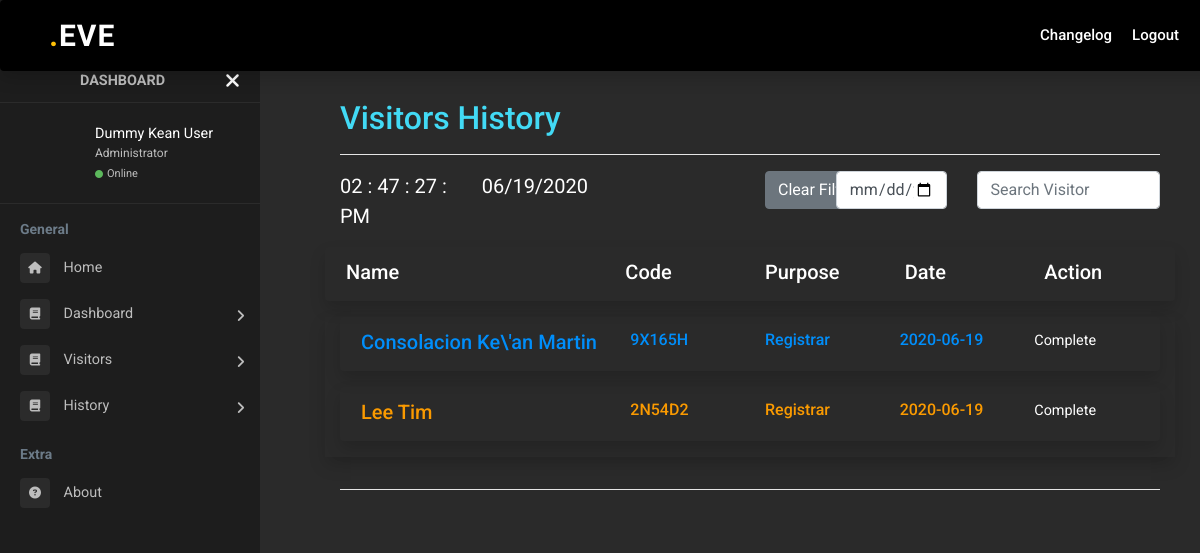
The app's page /eve/module-admin/admin-security/admin-security-visitors-history.php (signed in) with its own data.
### tables this page shows
CREATE TABLE `user_school_visit` (
  `id` int(50) NOT NULL,
  `username` varchar(50) NOT NULL,
  `firstName` varchar(50) NOT NULL,
  `middleName` varchar(50) NOT NULL,
  `lastName` varchar(50) NOT NULL,
  `email` varchar(50) NOT NULL,
  `dateOfVisit` date NOT NULL,
  `purpose` varchar(80) NOT NULL,
  `personToMeet` varchar(50) NOT NULL,
  `idType` varchar(50) NOT NULL,
  `contactNumber` varchar(11) NOT NULL,
  `guestcode` varchar(6) NOT NULL,
  `checkIn` date NOT NULL,
  `checkOut` date NOT NULL,
  `status` varchar(10) DEFAULT 'pending'
);

CREATE TABLE `guest_register` (
  `id` int(11) NOT NULL,
  `firstname` varchar(50) NOT NULL,
  `middlename` varchar(50) NOT NULL,
  `lastname` varchar(50) NOT NULL,
  `email` varchar(255) NOT NULL,
  `date` date NOT NULL,
  `purpose` varchar(50) NOT NULL,
  `personToMeet` varchar(50) NOT NULL,
  `idgiven` varchar(20) NOT NULL,
  `contactnum` varchar(11) NOT NULL,
  `guestcode` varchar(6) NOT NULL,
  `status` varchar(10) NOT NULL DEFAULT 'pending'
);

### eve/module-admin/admin-security/admin-security-visitors-history.php (called while the page is built, shortened)
<?php
  require_once 'admin-view/header/header-welcome-login.php';
  require_once 'admin-view/navbar/navbar-admin.php';
  require_once 'admin-view/sidebar/sidebar-admin.php';
  require_once 'admin-view/content/content-admin-security-visitors-history.php';
  require_once 'admin-view/footer/footer-main.php';
 ?>

### eve/module-admin/admin-security/admin-security-process/process-history.php (the view, shortened to what this page needs)
<?php
  function getListing(){
    @include('../../library-process/connection.php');
    $query = 'SELECT * FROM user_school_visit WHERE status = ? AND dateOfVisit = ?';
    $pStatement = $conn->prepare($query);
    $param = 'complete';
    $param2 = date('Y-m-d');
    $pStatement->bind_param('ss', $param, $param2);
    $pStatement->execute();
    $result = $pStatement->get_result();
    while($row = $result->fetch_assoc()){
      $action = null;
      if($row['status'] == 'checkedIn' || $row['status'] == 'complete')
        $action = 'Complete';
      else {
        $action = '<a href="admin-security-dashboard.php?onCheckIn='.$row['guestcode'].'&type=student" class="btn btn-secondary" style="margin-right:5px ">Check-In</a>';
      }
      echo '<div class="alert alert-shadow flex-column align-items-start shadow" role="alert">
              <div class="row">
                <div class="col-4">
                  <h5 class="mb-1" style=\'color:#008efa\'>'.$row['lastName'].' '.$row['firstName'].'</h5>
                </div>
                <div class="col-2">
                   <h6 style=\'color:#008efa\'>'.$row['guestcode'].'</h6>
                </div>
                <div class="col-2">
                  <h6 style=\'color:#008efa\'>'.$row['purpose'].'</h6>
                </div>
                <div class="col-2">
                  <h6 style=\'color:#008efa\'>'.$row['dateOfVisit'].'</h6>
                </div>
                <div class="col-1">
                  '.$action.'
                </div>
                <div class="col-1">
                </div>
              </div>
            </div>';
    }
    $query = 'SELECT * FROM guest_register WHERE status = ? AND date = ?';
    $pStatement = $conn->prepare($query);
    $param = 'complete';
    $param2 = date('Y-m-d');
    $pStatement->bind_param('ss', $param, $param2);
    $pStatement->execute();
    $result = $pStatement->get_result();
    while($row = $result->fetch_assoc()){
      $action = null;
      if($row['status'] == 'checkedIn' || $row['status'] == 'complete')
        $action = 'Complete';
      else {
        $action = '<a href="admin-security-dashboard.php?onCheckIn='.$row['guestcode'].'&type=guest" class="btn btn-secondary" style="margin-right:5px ">Check-In</a>';
      }
      echo '<div class="alert alert-shadow flex-column align-items-start shadow" role="alert">
              <div class="row">
                <div class="col-4">
                  <h5 class="mb-1" style=\'color:#fa9a00\'>'.$row['lastname'].' '.$row['firstname'].'</h5>
                </div>
                <div class="col-2">
                   <h6 style=\'color:#fa9a00\'>'.$row['guestcode'].'</h6>
                </div>
                <div class="col-2">
                  <h6 style=\'color:#fa9a00\'>'.$row['purpose'].'</h6>
                </div>
                <div class="col-2">
                  <h6 style=\'color:#fa9a00\'>'.$row['date'].'</h6>
                </div>
                <div class="col-1">
                  '.$action.'
                </div>
                <div class="col-1">
                </div>
              </div>
            </div>';
    }
  }
 ?>

### eve/module-admin/admin-event/admin-css/admin.css (style rules this page uses)
body { background-color: #2a2a2a; font-family: 'Roboto', sans-serif; color: white; overflow-x: hidden; }
body { font-size: 0.9rem; }

### records on screen
user_school_visit: lastName "Consolacion", firstName "Ke\\'an Martin", guestcode "9X165H", purpose "Registrar", dateOfVisit "2020-06-19", status "Complete"
guest_register: lastname "Lee", firstname "Tim", guestcode "2N54D2", purpose "Registrar", date "2020-06-19", status "Complete"
